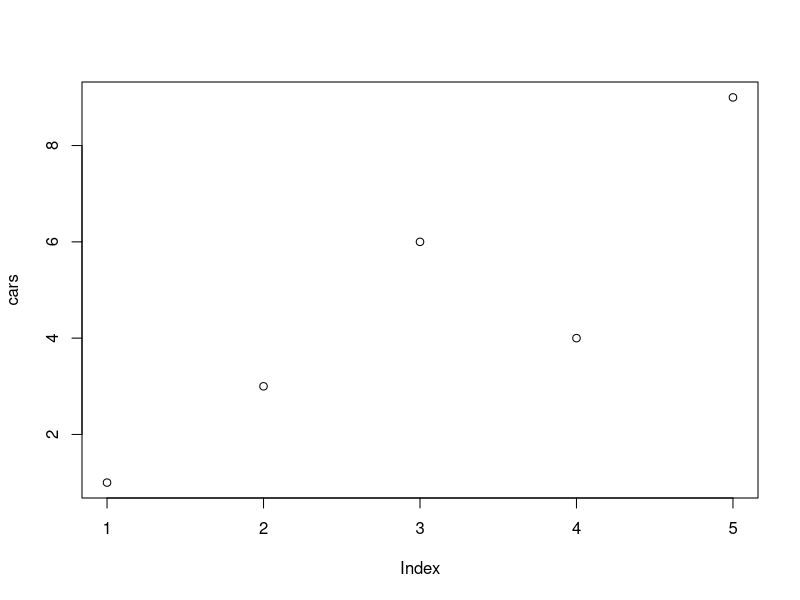
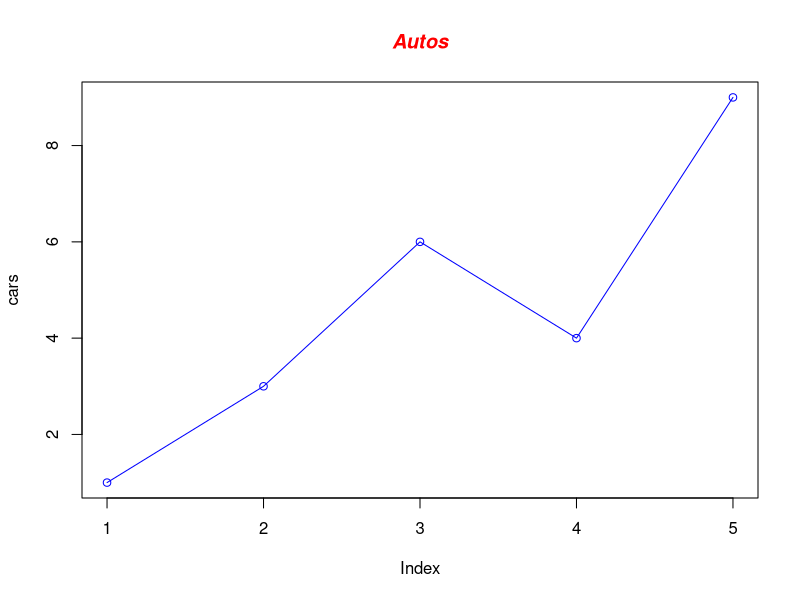
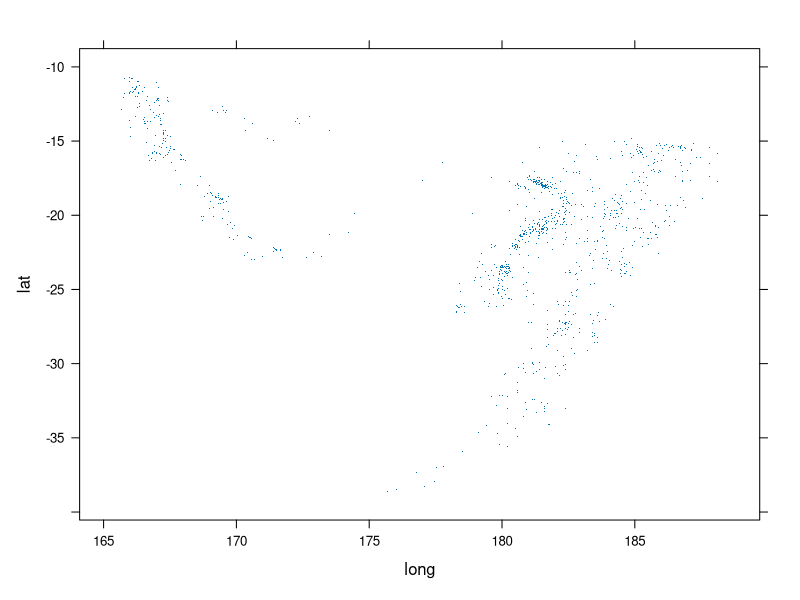
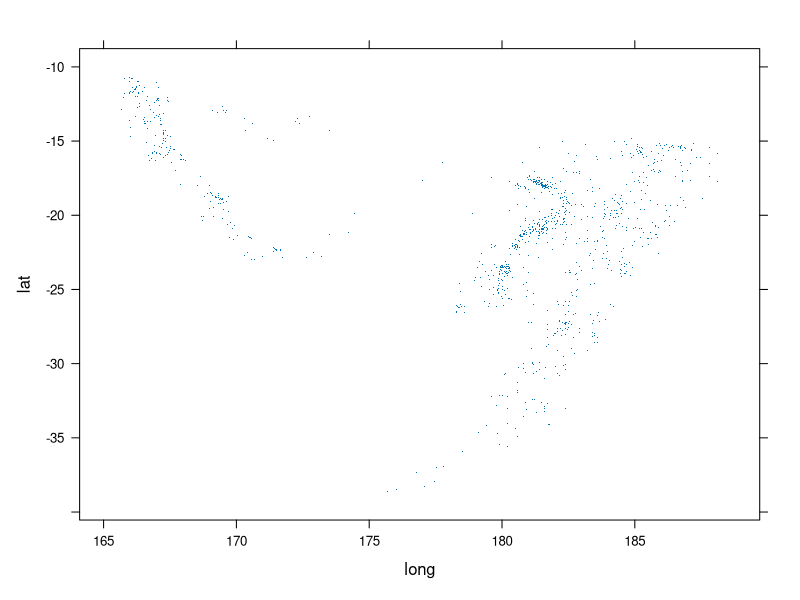

Recreate these plots in R, in order.
# building up plots

cars <- c(1, 3, 6, 4, 9)
plot(cars)

plot(cars, type = 'o', col = 'blue')
title(main = "Autos", col.main = 'red', font.main = 4)

#problems with plot:
# awkward workflow -> adding elements manually one by one
# no built-in support for encoding additional information

#lattice package
# High-level lattice functions do not actually print or plot anything. 
# They create an object of class "trellis", which can be printed or plotted.
# Lattice graphics are very customizable, 
# but par() settings have no effect.

# advantages of lattice package:
# multi-panel conditioning: puts many scatterplots on one page
# conveying additional information: groups arg coupled with auto.key = TRUE 
# allows you to visually distinguish color or line type, etc.
# adding useful data summaries: linear fit or smoother -> the type argument is powerful

#install the lattice package and load the library
install.packages("lattice")
library(lattice)

xyplot(lat~long, data = quakes, pch = ".")
# database is called quakes and incorporates a number of fields, 
# including the latitude (lat) and longitude (long) of the individual quakes. 
# The quakes are plotted at their locations using a small dot ("."). 
# The locations are passed to xyplot using a formula (lat~long), 
# with lat being the x coordinate and long the y coordinate. 
# A scatterplot is generated (xyplot) and automatically printed.

#can also use this command to do the same thing:
tplot <- xyplot(lat~long, data = quakes, pch =".")
print(tplot)

